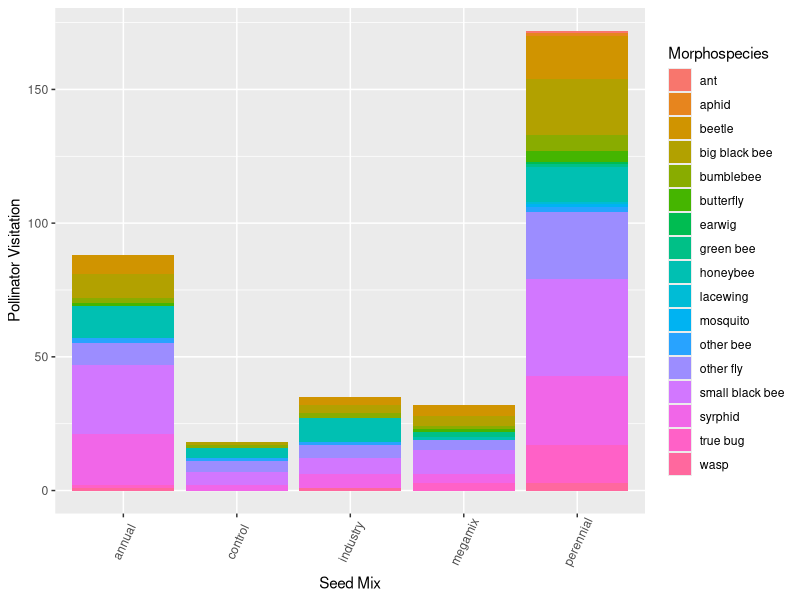
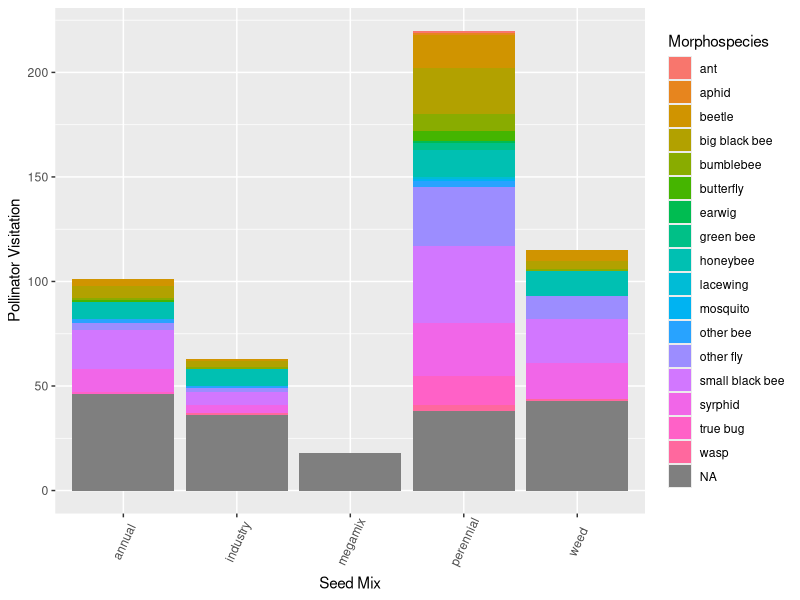
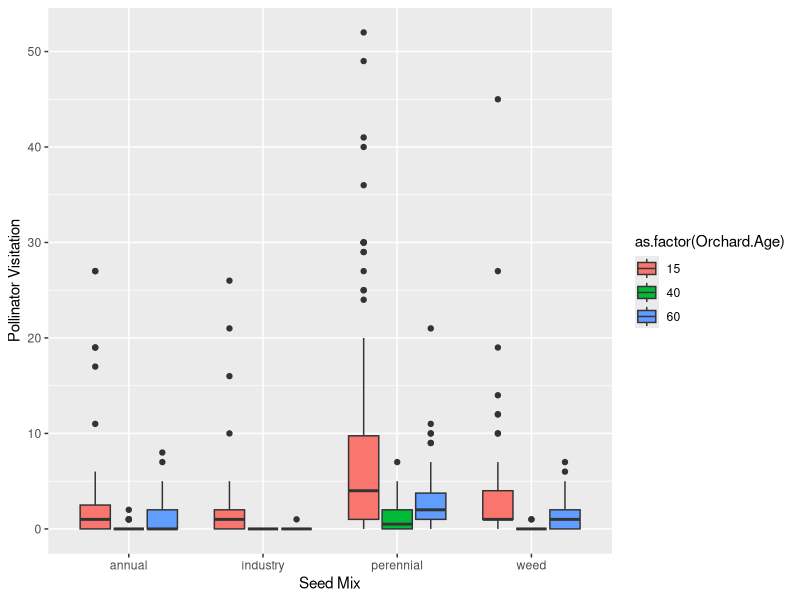

The R source for these figures, in order:
## POLLINATOR THESIS PROJECT FIGURES
## Pollinator visitations by seed mix


## Libraries needed
library(tidyverse)
library(ggplot2)
library(dplyr)

#############################
#############################
#############################
#############################
## Import data
## Clean up column names and columns

observedpollinators <- read.csv("observedpollinators_2021.csv")
names(observedpollinators) <- c ("Month", "Orchard.Age", "Block", "Management", "Seed.Mix", "Host.Plant", "Morphospecies", "Number", "Notes")

#############################
#############################

## First I'll filter the observed pollinator dataset to find total pollinator visits for each seed mix
## I want to count all pollinator visits within a seed mix by each management subplot, and by what
## morphospecies were visiting that seed mix



seedmixabundances <- observedpollinators %>%
  select(Orchard.Age, Block, Management, Seed.Mix, Morphospecies, Number) %>%
  group_by(Orchard.Age, Block, Seed.Mix, Management, Morphospecies) %>%
  summarise(Number = sum(Number))

## For graphing this, I want to do a stacked bar plot
ggplot(seedmixabundances, aes(fill=Morphospecies, x=Seed.Mix)) + 
  geom_bar(stat="count", position="stack") +
  theme(axis.text.x = element_text(angle=65, vjust=0.6)) +
  labs(x="Seed Mix", y="Pollinator Visitation")
#############################
#############################
## Graphing version 2: I want to do something similar to what I did with richness
## where I group observations by the actual plant they were observed on, not just seed mix,
## so that I can account for escapee plants.

annualspecies <- c("collomia", "amsinckia", "clarkia", "epilobium", "gilia",
                   "lotus", "plectritis", "sanguisorba")

perennialspecies <- c("achillea", "agoseris", "lomatium", "potentilla",
                      "prunella", "viola", "geum", "eriophyllum")

industryspecies <- c("barley", "oats", "vetch", "clover")

taxonomicobservations<-observedpollinators%>%
  mutate(seedmix2=ifelse(Host.Plant%in%perennialspecies, "perennial",
                         ifelse(Host.Plant%in%annualspecies, "annual", 
                                ifelse(Host.Plant%in%industryspecies, "industry", 
                                       ifelse(Host.Plant=="weed","weed", Host.Plant)))))%>%
  ungroup()%>%
  group_by(Orchard.Age, Block, Management, Morphospecies, seedmix2)%>%
  summarise(Number = sum(Number))

#add in a full plot list to account for zeroes
plots <- read.csv("canopy_cover.csv")%>%
  filter(year==2021)%>% #have to do this here
  mutate(seedmix=ifelse(seedmix=="annuals", "annual", ifelse(seedmix=="perennials", "perennial", seedmix)))%>%
  dplyr::select(1:4)
names(plots) <- c("Orchard.Age", "Block", "Management", "Seed.Mix")

newplots<-plots%>%  #convert to species types
  mutate(seedmix2=ifelse(Seed.Mix=="control", "weed", Seed.Mix))%>%
  dplyr::select(-Seed.Mix)

taxonomicobservations<-full_join(newplots, taxonomicobservations)%>% #need zeroes
 mutate(Number=ifelse(is.na(Number), 0, Number))

ggplot(taxonomicobservations, aes(fill=Morphospecies, x=seedmix2)) + 
  geom_bar(stat="count", position="stack") +
  theme(axis.text.x = element_text(angle=65, vjust=0.6)) +
  labs(x="Seed Mix", y="Pollinator Visitation")

ggplot(subset(taxonomicobservations, seedmix2!="megamix"), aes(x=seedmix2, y=Number)) +
  geom_boxplot(aes(fill=as.factor(Orchard.Age))) +
  labs(x="Seed Mix", y="Pollinator Visitation")

#############################
#############################
## Statistics

##First, I want to test if the means are different for total pollinator visitations in each seed mix
## category. I'll create a dataset first of all the visitations (not divided up my morphospecies)
## per seed mix, and then compare the means with the 'aov' function
seedmixmeans <- observedpollinators %>%
  group_by(Orchard.Age, Block, Seed.Mix) %>%
  summarise(Number = sum(Number))

aov <- aov(Number~Seed.Mix, data=seedmixmeans)
summary(aov)

## Results: P < 0.05, so I'll go ahead with a Tukey test
tukey <- TukeyHSD(aov, conf.level=.95)

## Tukey results: There's a significant difference between the perennial & megamix and perennial & control
## pollinator visitations

#############################
#############################
## Statistics for 'taxonomicobservations'

seedmixmeans2<-observedpollinators%>%
  mutate(seedmix2=ifelse(Host.Plant%in%perennialspecies, "perennial",
                         ifelse(Host.Plant%in%annualspecies, "annual", 
                                ifelse(Host.Plant%in%industryspecies, "industry", 
                                       ifelse(Host.Plant=="weed","weed", Host.Plant)))))%>%
  ungroup()%>%
  group_by(Orchard.Age, Block, seedmix2)%>%
  summarise(Number = sum(Number))

aov <- aov(Number~seedmix2, data=seedmixmeans2)
summary(aov)

## Results: P < 0.05, so I'll go ahead with a Tukey test
tukey2 <- TukeyHSD(aov, conf.level=.95)

## When examining observations by plant species, there is a significant difference between
## perennials and annuals, and perennials and weeds

#############################
#############################
## Statistics for 'taxonomicobservations'
## Including orchard age

aovorchard <- aov(Number~seedmix2*as.factor(Orchard.Age), data=seedmixmeans2)
tukey3 <- TukeyHSD(aovorchard, conf.level=.95)

#############################
#############################
## Statistics for plants within the perennial seed mix
## From tukey2 and tukey3, it's clear that there's a significant
## difference in pollinator visitations to the species in the perennial seed mix
## as compared to the other seed mixes. So, I'm going to compare the individual
## species to see what stands out.

## Creating the data set for this:
perennialmeans <- observedpollinators%>%
  mutate(seedmix2=ifelse(Host.Plant%in%perennialspecies, "perennial",
                         ifelse(Host.Plant%in%annualspecies, "annual", 
                                ifelse(Host.Plant%in%industryspecies, "industry", 
                                       ifelse(Host.Plant=="weed","weed", Host.Plant)))))%>%
  ungroup()%>%
  group_by(Orchard.Age, Block, seedmix2, Host.Plant)%>%
  summarise(Number = sum(Number)) %>%
  filter(seedmix2 == "perennial")

## Stat tests
aovperennials <- aov(Number~Host.Plant, data=perennialmeans)
tukey4 <- TukeyHSD(aovperennials, conf.level=.95)

## Nothing stands out as significant, so I'll do another test within orchard ages
aovperennialorchard <- aov(Number~Host.Plant*as.factor(Orchard.Age), data=perennialmeans)
tukey5 <- TukeyHSD(aovperennialorchard, conf.level=.95)